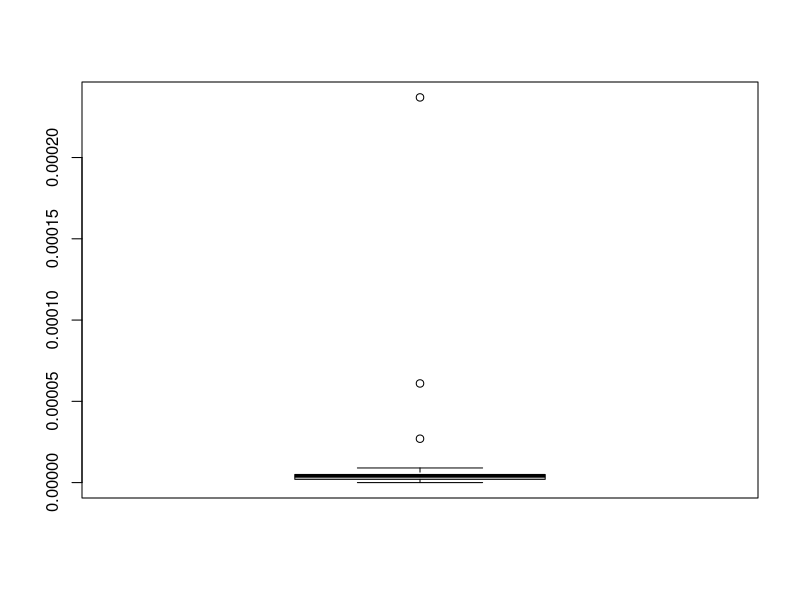

R code for this plot:





valor=c(0.000002,0.000003, 0.000009,0.000006,0.000061,0.000000, 0.000004,
        0.000004, 0.000002, 0.000009,0.000004, 0.000237,0.000007, 0.000002,
        0.000003,0.000027,0.000001,0.000002, 0.000004,0.000003, 0.000003,
        0.000005,0.000001,0.000005,0.000002, 0.000005,0.000004,0.000002,0.000004,
        0.000002,0.000005,0.000004,0.000004,0.000005,0.000004,0.000004     )


boxplot(valor)


#Significativo 1

significativo=c(0,0,1,1,1,0,0,0,0,1,0,1,1,0,0,1,0,0,0,0,1,0,0,0,0,0,0,0,0,1,0,1,
                0,1,0,0)

binom.test(sum(significativo),length(significativo))
